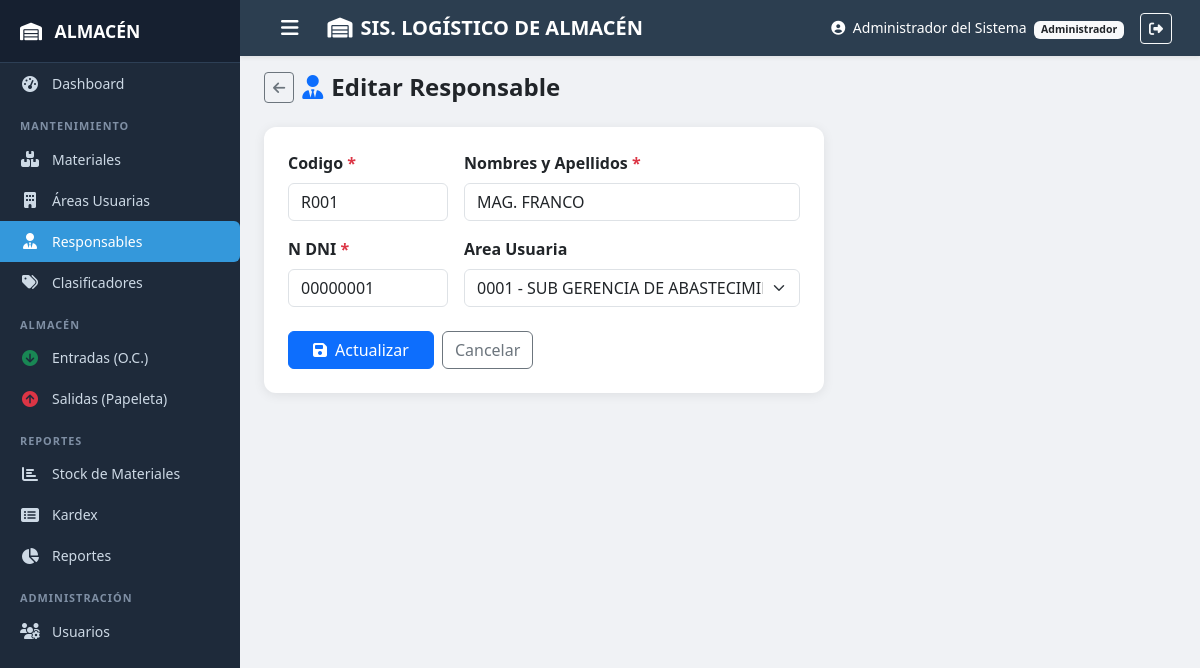
/responsables/form.php?id=1 (signed in), run on the app's committed database.
### tables this page shows
CREATE TABLE IF NOT EXISTS `responsables` (
  `id` int(11) NOT NULL AUTO_INCREMENT,
  `codigo` varchar(10) NOT NULL,
  `nombres_apellidos` varchar(200) NOT NULL,
  `dni` varchar(15) NOT NULL,
  `area_id` int(11) DEFAULT NULL,
  `activo` tinyint(1) NOT NULL DEFAULT 1,
  `created_at` timestamp NOT NULL DEFAULT CURRENT_TIMESTAMP,
  PRIMARY KEY (`id`),
  UNIQUE KEY `codigo` (`codigo`),
  KEY `area_id` (`area_id`),
  CONSTRAINT `fk_resp_area` FOREIGN KEY (`area_id`) REFERENCES `areas_usuarias` (`id`)
);

CREATE TABLE IF NOT EXISTS `areas_usuarias` (
  `id` int(11) NOT NULL AUTO_INCREMENT,
  `codigo` varchar(10) NOT NULL,
  `nombre` varchar(250) NOT NULL,
  `activo` tinyint(1) NOT NULL DEFAULT 1,
  `created_at` timestamp NOT NULL DEFAULT CURRENT_TIMESTAMP,
  PRIMARY KEY (`id`),
  UNIQUE KEY `codigo` (`codigo`)
);

### includes/functions.php (called while the page is built, shortened)
<?php
function h($s) {
    return htmlspecialchars((string)$s, ENT_QUOTES, 'UTF-8');
}

### responsables/form.php (the view, shortened to what this page needs)
<?php
$db  = getDB();
$id  = (int)(isset($_GET['id']) ? $_GET['id'] : 0);
$row = null;
if ($id) { $st = $db->prepare("SELECT * FROM responsables WHERE id=?"); $st->execute(array($id)); $row = $st->fetch(); }
$areas  = $db->query("SELECT id,codigo,nombre FROM areas_usuarias WHERE activo=1 ORDER BY codigo")->fetchAll();
$pageTitle = $id ? 'Editar Responsable' : 'Nuevo Responsable';
include ROOT_PATH . '/includes/header.php';
$valCodigo  = isset($_POST['codigo']) ? $_POST['codigo'] : (isset($row['codigo']) ? $row['codigo'] : '');
$valNombres = isset($_POST['nombres_apellidos']) ? $_POST['nombres_apellidos'] : (isset($row['nombres_apellidos']) ? $row['nombres_apellidos'] : '');
$valDni     = isset($_POST['dni']) ? $_POST['dni'] : (isset($row['dni']) ? $row['dni'] : '');
$selArea    = isset($_POST['area_id']) ? $_POST['area_id'] : (isset($row['area_id']) ? $row['area_id'] : '');
?>
<div class="d-flex align-items-center mb-4 gap-2">
  <a href="<?php echo BASE_URL; ?>/responsables/index.php" class="btn btn-outline-secondary btn-sm"><i class="fas fa-arrow-left"></i></a>
  <h4 class="fw-bold mb-0"><i class="fas fa-user-tie me-2 text-primary"></i><?php echo $pageTitle; ?></h4>
</div>
<div class="card table-card" style="max-width:560px">
  <div class="card-body p-4">
    <form method="POST">
      <div class="row g-3">
        <div class="col-md-4">
          <label class="form-label fw-semibold">Codigo <span class="text-danger">*</span></label>
          <input type="text" name="codigo" class="form-control" required value="<?php echo h($valCodigo); ?>">
        </div>
        <div class="col-md-8">
          <label class="form-label fw-semibold">Nombres y Apellidos <span class="text-danger">*</span></label>
          <input type="text" name="nombres_apellidos" class="form-control" required value="<?php echo h($valNombres); ?>">
        </div>
        <div class="col-md-4">
          <label class="form-label fw-semibold">N DNI <span class="text-danger">*</span></label>
          <input type="text" name="dni" class="form-control" maxlength="15" required value="<?php echo h($valDni); ?>">
        </div>
        <div class="col-md-8">
          <label class="form-label fw-semibold">Area Usuaria</label>
          <select name="area_id" class="form-select">
            <?php foreach ($areas as $a): ?>
            <option value="<?php echo $a['id']; ?>"<?php echo ($selArea == $a['id'] ? ' selected' : ''); ?>><?php echo h($a['codigo'].' - '.$a['nombre']); ?></option>
            <?php endforeach; ?>
          </select>
        </div>
      </div>
      <div class="d-flex gap-2 mt-4">
        <button type="submit" class="btn btn-primary px-4"><i class="fas fa-save me-2"></i><?php echo $id?'Actualizar':'Guardar'; ?></button>
        <a href="<?php echo BASE_URL; ?>/responsables/index.php" class="btn btn-outline-secondary">Cancelar</a>
      </div>
    </form>
  </div>
</div>
<?php include ROOT_PATH . '/includes/footer.php'; ?>

### assets/css/style.css (style rules this page uses)
:root { --sidebar-bg: #1e2a3a; --sidebar-hover: #2d3f55; --sidebar-active: #3498db; --topbar-bg: #2c3e50; --accent: #3498db; }
body { background: #f0f2f5; font-family: 'Segoe UI', sans-serif; }
.table-card { border-radius: 12px; border: none; box-shadow: 0 2px 12px rgba(0,0,0,.08); overflow: hidden; }

### data on the page
responsables: codigo "R001", nombres_apellidos "MAG. FRANCO", dni "00000001", area_id "0001 - SUB GERENCIA DE ABASTECIMIENTOS"

### other printed values
SITE_NAME "SIS. LOGÍSTICO DE ALMACÉN"
isset($_SESSION['rol']) ? $_SESSION['rol'] : '' "Administrador"
$pageTitle "Editar Responsable"
